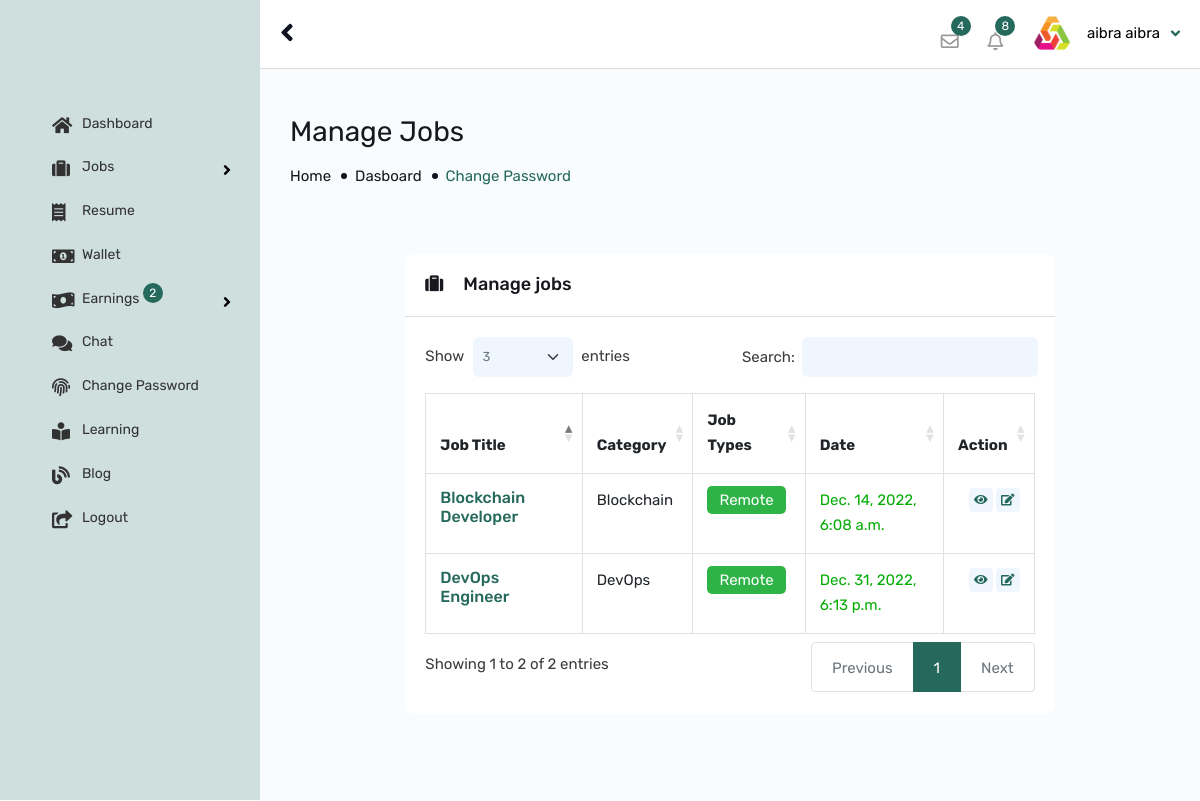
The app's page /job/manage-job/ (signed in) with its own data.
### app_user/models.py (models this page shows, shortened)
class AppUser(models.Model):
    qr_photo = models.FileField(upload_to='account_files/profile_photos/', blank=True, default="default_files/default_face.jpg")
    user = models.OneToOneField(User, on_delete=models.CASCADE)
    account_type = models.CharField(default="candidate",max_length=10)
    cprofile_status = models.BooleanField(default=False)
    cv = models.FileField(upload_to='account_files/profile_photos/', blank=True, default="default_files/default_face.jpg")
    profile_photo = models.FileField(upload_to='account_files/profile_photos/', blank=True, default="default_files/default_face.jpg")
    address = models.TextField(default=" ")
    country = models.CharField(default=" ",max_length=100)
    postcode = models.CharField(default=" ",max_length=100, blank=True, null=True)
    language = models.CharField(default=" ",max_length=100, blank=True, null=True)
    job_category = models.CharField(default=" ",max_length=100, blank=True, null=True)
    city = models.CharField(default=" ",max_length=100, blank=True, null=True)
    experience = models.CharField(default=" ",max_length=100, blank=True, null=True)
    current_salary = models.CharField(default=" ",max_length=100, blank=True, null=True)
    expected_salary = models.CharField(default=" ",max_length=100, blank=True, null=True)
    phone_no = models.CharField(default=" ",max_length=15)
    age = models.CharField(default="dd/mm/yyyy",max_length=55)
    gender = models.CharField(default=" ",max_length=10)
    facebook_link = models.CharField(default="",max_length=100, blank=True, null=True)
    twitter_link = models.CharField(default="",max_length=100, blank=True, null=True)
    instagram_link = models.CharField(default="",max_length=100, blank=True, null=True)
    linkedin_link = models.CharField(default="",max_length=100, blank=True, null=True)
    github_link = models.CharField(default="",max_length=100, blank=True, null=True)
    discord_link = models.CharField(default="",max_length=100, blank=True, null=True)
    agency_name = models.CharField(default="",max_length=30, null=True)
    rank = models.CharField(default="1",max_length=30, null=True)
    ranks = models.CharField(default="1",max_length=30, null=True)
    rankers = models.CharField(default="1",max_length=30, null=True)
    charge = models.CharField(default="0",max_length=30, null=True)
    bio = models.TextField(default="This agency have not updated their bio..", null=True)
    agency_logo = models.FileField(upload_to='account_files/profile_photos/', blank=True, default="default_files/default_face.jpg")
    resume = models.ForeignKey(Resume, on_delete=models.CASCADE, null=True)
    otp_code = models.CharField(default="none",max_length=10)
    ec_status = models.BooleanField(default=False)
    status = models.BooleanField(default=False)
    wallet_address = models.CharField(default="null",max_length=100)
    wallet_key = models.CharField(default="null",max_length=100)
    pub_date = models.DateTimeField(default=timezone.now)

### job/models.py (models this page shows, shortened)
class Job(models.Model):
	title = models.CharField(max_length=50, default="none")
	salary = models.CharField(max_length=30, default="none")
	category = models.CharField(max_length=30, default="none")
	description = models.TextField(default="none")
	job_type = models.CharField(max_length=20, default="none")
	experience = models.CharField(max_length=120, default="none")
	qualification = models.CharField(max_length=20, default="none", null=True)
	responsibility = models.TextField(default="none")
	skill_tag = models.CharField(max_length=2000, default="no skill required", null=True)
	requirement = models.TextField(default="none")
	contact_phone = models.CharField(max_length=20, default="none")
	contact_email = models.CharField(max_length=30, default="none")
	website = models.CharField(max_length=30, default="none")
	address = models.TextField(default="none")
	country = models.CharField(max_length=30, default="none")
	deadline = models.CharField(max_length=30, default="none")
	app_user = models.ForeignKey(AppUser, on_delete=models.CASCADE)
	applications = models.ManyToManyField(Application, through="JobApplicationConnector")
	interviews = models.ManyToManyField(Interview, through="JobInterviewConnector")
	quiz = models.ForeignKey(Quiz, on_delete=models.CASCADE, null=True)
	results = models.ManyToManyField(Result, through="JobResultConnector")
	status = models.BooleanField(default=False)
	pub_date = models.DateTimeField(default=timezone.now)

### job/views.py (the view)
# urls.py: path("manage-job/", views.ManageJobView, name="manage_job"),
def ManageJobView(request):
    app_user = AppUser.objects.get(user__pk=request.user.id)
    app_users = AppUser.objects.all()
    if request.method == "POST":
        pass
    else:
        jobs = Job.objects.filter(app_user=app_user)
        context = {"app_user": app_user, "jobs": jobs}
        return render(request, "job/manage_job.html", context)

### job/templates/job/manage_job.html (shortened to what this page needs)
{% extends 'app_user/auth_base.html' %}
{% load static %}
{% load humanize %}
{% block content %}
{% include "app_user/header.html" %}
{% include "app_user/sidebar.html" %}
        <div id="content">
            <div class="content-admin-main">
                <div class="wt-admin-right-page-header clearfix">
                    <h2>Manage Jobs</h2>
                    <div class="breadcrumbs"><a href="#">Home</a><a href="#">Dasboard</a><span>Change Password</span></div>
                </div>
                <div class="container">
                    <div class="row">
                        {% include "app_user/sidebar.html" %}
                        <div class="col-xl-1 col-lg-2 col-md-12 m-b30">
                        </div>
                        <div class="col-xl-10 col-lg-8 col-md-12 m-b30">
                            <div class="twm-right-section-panel site-bg-gray">
                                <form>
                                    <div class="panel panel-default">
                                        <div class="panel-heading wt-panel-heading p-a20">
                                            <h4 class="panel-tittle m-a0"><i class="fa fa-suitcase"></i>Manage jobs</h4>
                                        </div>
                                        <div class="panel-body wt-panel-body m-b30 ">
                                            <div class="twm-D_table p-a20 table-responsive">
                                                <table id="jobs_bookmark_table" class="table table-bordered twm-bookmark-list-wrap">
                                                    <thead>
                                                        <tr>
                                                            <th>Job Title</th>
                                                            <th>Category</th>
                                                            <th>Job Types</th>
                                                            <th>Date</th>
                                                            <th>Action</th>
                                                        </tr>
                                                    </thead>
                                                    <tbody>
                                                        {% if jobs %}
                                                            {% for item in jobs %}
                                                        <tr>
                                                            <td>
                                                                <div class="twm-bookmark-list">
                                                                    <div class="twm-mid-content">
                                                                        <a href="#" class="twm-job-title">
                                                                            <h4>{{ item.title }}</h4>
                                                                        </a>
                                                                    </div>
                                                                </div>
                                                            </td>
                                                            <td>{{ item.category }}</td>
                                                            <td><div class="twm-jobs-category"><span class="twm-bg-green">{{ item.job_type }}</span></div></td>
                                                            <td>
                                                                <span class="text-clr-green2">{{ item.pub_date }}</span>
                                                            </td>
                                                            <td>
                                                                <div class="twm-table-controls">
                                                                    <ul class="twm-DT-controls-icon list-unstyled">
                                                                        <li>
                                                                            <a href="{% url 'job:job_applications' item.id %}" title="See Who Applied" type="button" data-bs-toggle="tooltip" data-bs-placement="top">
                                                                                <span class="fa fa-eye"></span>
                                                                            </a>
                                                                        </li>
                                                                        <li>
                                                                            <a href="{% url 'job:edit_job' item.id %}" title="Edit" type="button" data-bs-toggle="tooltip" data-bs-placement="top">
                                                                                <span class="fa fa-edit"></span>
                                                                            </a>
                                                                        </li>
                                                                    </ul>
                                                                </div>
                                                            </td>
                                                        </tr>
                                                        {% endfor %}
                                                        {% else %}
                                                            <p>Sorry, nothing here to see!</p>
                                                        {% endif %}
                                                    </tbody>
                                                </table>
                                            </div>
                                        </div>
                                    </div>
                                </form>
                            </div>
                        </div>
                    </div>
                </div>
            </div>
        </div>
{% endblock %}

### app_user/templates/app_user/header.html (shortened to what this page needs)
{% load static %}
        <header id="header-admin-wrap" class="header-admin-fixed">
            <div id="header-admin">
                <div class="container">
                    <div class="header-left">
                        <div class="nav-btn-wrap">
                            <a class="nav-btn-admin" id="sidebarCollapse">
                                <span class="fa fa-angle-left"></span>
                            </a>
                        </div>
                    </div>
                    <div class="header-right">
                        <ul class="header-widget-wrap">
                            <li class="header-widget dashboard-message-dropdown">
                                <div class="dropdown">
                                    <a href="javascript:;" class="dropdown-toggle jobzilla-admin-messange" id="ID-MSG_dropdown" data-bs-toggle="dropdown">
                                        <i class="far fa-envelope"></i>
                                        <span class="notification-animate">4</span>
                                    </a>
                                </div>
                            </li>
                            <li class="header-widget dashboard-noti-dropdown">
                                <div class="dropdown">
                                    <a  href="javascript:;" class="dropdown-toggle jobzilla-admin-notification" id="ID-NOTI_dropdown" data-bs-toggle="dropdown">
                                        <i class="far fa-bell"></i>
                                        <span class="notification-animate">8</span>
                                    </a>
                                </div>
                            </li>
                            <li class="header-widget">
                                <div class="dashboard-user-section">
                                    <div class="listing-user">
                                        <div class="dropdown">
                                            <a href="javascript:;" class="dropdown-toggle" id="ID-ACCOUNT_dropdown" data-bs-toggle="dropdown">
                                                <div class="user-name text-black">
                                                    <span>
                                                        <img src="{{ app_user.profile_photo.url }}" alt="">
                                                    </span>{{ app_user.user.first_name }} {{ app_user.user.last_name }}
                                                </div>
                                            </a>
                                        </div>
                                    </div>
                               </div>
                            </li>
                        </ul>
                    </div>
                </div>
            </div>
        </header>

### records on screen
AppUser: profile_photo (picture), user.first_name "aibra", user.last_name "aibra"
Job: title "Blockchain Developer", category "Blockchain", job_type "Remote", pub_date "Dec. 14, 2022, 6:08 a.m."
Job: title "DevOps Engineer", category "DevOps", job_type "Remote", pub_date "Dec. 31, 2022, 6:13 p.m."
